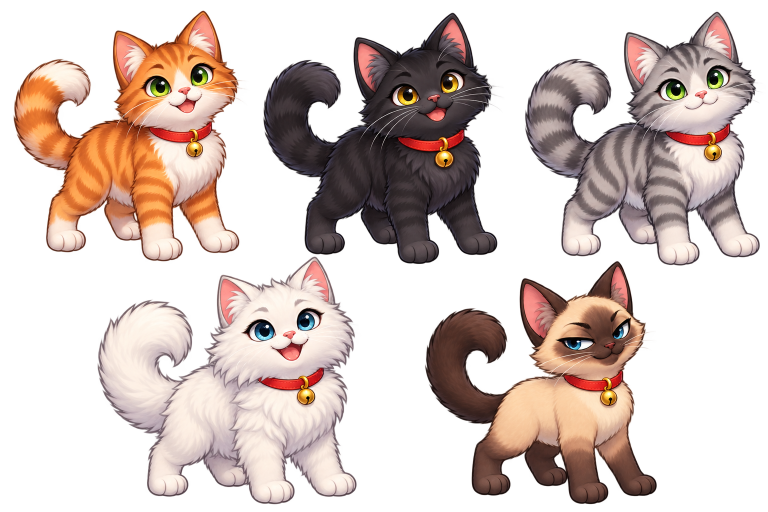
#> input picture Базовые коты.png, 1536 x 1024 px (shown at 1/2 size)
$ python slice_assets.py
#> lines starting #> are read from the running program, lines starting #| are printed output that depends on the picture; after the words box and inside, x2 and y2 are one past the last pixel; in counts of white or black regions, pixels touching at a corner belong together
"""Cut the supplied transparent sprite sheets into lossless, padded PNG files.

Run from the project root: python tools/slice_assets.py
Requires Pillow and NumPy. Room backgrounds and the finale are copied unchanged.
"""

from __future__ import annotations

from dataclasses import dataclass
from pathlib import Path
from shutil import copyfile

import numpy as np
from PIL import Image

ROOT = Path(__file__).resolve().parents[1]
ASSETS = ROOT / "public" / "assets"


@dataclass
class Component:
    x0: int
    y0: int
    x1: int
    y1: int
    pixels: int

    def absorb(self, other: "Component") -> None:
        self.x0 = min(self.x0, other.x0)
        self.y0 = min(self.y0, other.y0)
        self.x1 = max(self.x1, other.x1)
        self.y1 = max(self.y1, other.y1)
        self.pixels += other.pixels


def connected_components(mask: np.ndarray) -> tuple[list[tuple[int, Component]], np.ndarray]:
    """Label 8-connected alpha runs without looping through every pixel in Python."""
    parent: list[int] = []
    bounds: list[Component] = []
    previous: list[tuple[int, int, int]] = []
    runs: list[tuple[int, int, int, int]] = []

    def find(index: int) -> int:
        while parent[index] != index:
            parent[index] = parent[parent[index]]
            index = parent[index]
        return index

    def union(a: int, b: int) -> None:
        a, b = find(a), find(b)
        if a != b:
            parent[b] = a
            bounds[a].absorb(bounds[b])

    for y, row in enumerate(mask):
        padded = np.pad(row.astype(np.int8), (1, 1))
        starts = np.flatnonzero(np.diff(padded) == 1)
        ends = np.flatnonzero(np.diff(padded) == -1)
        current: list[tuple[int, int, int]] = []
        prev_index = 0
        for x0, x1 in zip(starts.tolist(), ends.tolist()):
            index = len(parent)
            parent.append(index)
            bounds.append(Component(x0, y, x1, y + 1, x1 - x0))
            while prev_index < len(previous) and previous[prev_index][1] < x0 - 1:
                prev_index += 1
            cursor = prev_index
            while cursor < len(previous) and previous[cursor][0] <= x1:
                union(index, previous[cursor][2])
                cursor += 1
            current.append((x0, x1, index))
            runs.append((y, x0, x1, index))
        previous = current

    labels = np.zeros(mask.shape, dtype=np.int32)
    for y, x0, x1, index in runs:
        labels[y, x0:x1] = find(index) + 1
    return [(i + 1, bounds[i]) for i in range(len(parent)) if find(i) == i], labels


# Row shapes describe visual placement in each supplied sheet. Disconnected
# sparkles, holograms and wisps are joined to the nearest main illustration.
SHEETS: list[tuple[str, str, tuple[int, ...]]] = [
    ("Базовые коты.png", "cats/basic", (3, 2)),
    ("Базовые коты спят.png", "cats/basic/sleep", (3, 2)),
    ("Редкие коты.png", "cats/rare", (3, 2)),
    ("Редкие коты спят.png", "cats/rare/sleep", (3, 2)),
    ("Особые коты.png", "cats/special", (3, 2)),
    ("Особые коты спят.png", "cats/special/sleep", (3, 2)),
    ("Супер коты спят.png", "cats/superhero/sleep", (3, 2)),
    ("ИИ коты.png", "cats/ai", (3, 2)),
    ("ИИ коты спят.png", "cats/ai/sleep", (3, 2)),
    ("Корм.png", "food", (2, 2)),
    ("Ресурсы и награды.png", "resources", (3, 2)),
    ("Интерфейсные игровые значки.png", "ui", (3, 2)),
    ("Дверь.png", "ui/door", (1,)),
]

UPGRADE_ROWS = [
    ((3, 2), (3, 2)),
    ((2, 3), (2, 2, 1)),
    ((2, 3), (2, 3)),
    ((3, 2), (2, 3)),
    ((3, 2), (2, 3)),
]
for room_number, (basic_rows, advanced_rows) in enumerate(UPGRADE_ROWS, 1):
    SHEETS.extend([
        (f"Базовые улучшения {room_number}.png", f"upgrades/room-{room_number}/basic", basic_rows),
        (f"Продвинутые улучшения {room_number}.png", f"upgrades/room-{room_number}/advanced", advanced_rows),
    ])


def ordered_main(found: list[tuple[int, Component]], rows: tuple[int, ...]) -> list[tuple[int, Component]]:
    expected = sum(rows)
    main = sorted(found, key=lambda item: item[1].pixels, reverse=True)[:expected]
    if len(main) != expected or main[-1][1].pixels < 5000:
        raise ValueError(f"Expected {expected} sizeable objects, found {len(main)}")
    main.sort(key=lambda item: (item[1].y0 + item[1].y1) / 2)
    ordered: list[tuple[int, Component]] = []
    cursor = 0
    for count in rows:
        ordered.extend(sorted(main[cursor:cursor + count], key=lambda item: item[1].x0))
        cursor += count
    return ordered


def distance_to_box(piece: Component, box: Component) -> int:
    dx = max(box.x0 - piece.x1, piece.x0 - box.x1, 0)
    dy = max(box.y0 - piece.y1, piece.y0 - box.y1, 0)
    return dx * dx + dy * dy


def save_object(image: Image.Image, labels: np.ndarray, ids: list[int], box: Component, target: Path, number: int, padding: int) -> None:
    left = max(0, box.x0 - padding)
    top = max(0, box.y0 - padding)
    right = min(image.width, box.x1 + padding)
    bottom = min(image.height, box.y1 + padding)
    pixels = np.array(image.crop((left, top, right, bottom)))
    object_mask = np.isin(labels[top:bottom, left:right], ids)
    # Retain source antialiasing just outside the alpha threshold.
    for _ in range(8):
        grown = object_mask.copy()
        grown[1:] |= object_mask[:-1]
        grown[:-1] |= object_mask[1:]
        grown[:, 1:] |= object_mask[:, :-1]
        grown[:, :-1] |= object_mask[:, 1:]
        object_mask = grown
    pixels[~object_mask] = 0
    result = Image.new("RGBA", (right - left + padding * 2, bottom - top + padding * 2))
    result.paste(Image.fromarray(pixels, "RGBA"), (padding, padding))
    result.save(target / f"{number:02d}.png", optimize=True)


def clear_numbered(target: Path) -> None:
    target.mkdir(parents=True, exist_ok=True)
    for old in target.glob("*.png"):
        if old.stem.isdecimal():
            old.unlink()


def slice_sheet(source: Path, target: Path, rows: tuple[int, ...], padding: int = 12) -> None:
#> called with rows = (3, 2), padding = 12
    image = Image.open(source).convert("RGBA")
#> image is the input picture: PIL image 1536x1024 RGBA; mean R, G, B, A 122.7, 97.1, 89.1, 115.6
    found, labels = connected_components(np.asarray(image.getchannel("A")) >= 8)
#> the loop in connected_components, `for y, row in enumerate(mask):` made 1024 passes
#> (starts, ends) on passes 24 to 26: ([400, 1431], [412, 1437]), ([399, 1429], [413, 1438]), ([398, 902, 1428], [414, 908, 1439])
#> the loop in connected_components, `for y, x0, x1, index in runs:` made 4954 passes
#> (y, x0, x1) on passes 1 to 3: (20, 406, 407), (21, 404, 409), (22, 402, 411)
#> after the loop in connected_components, `for y, x0, x1, index in runs:`:
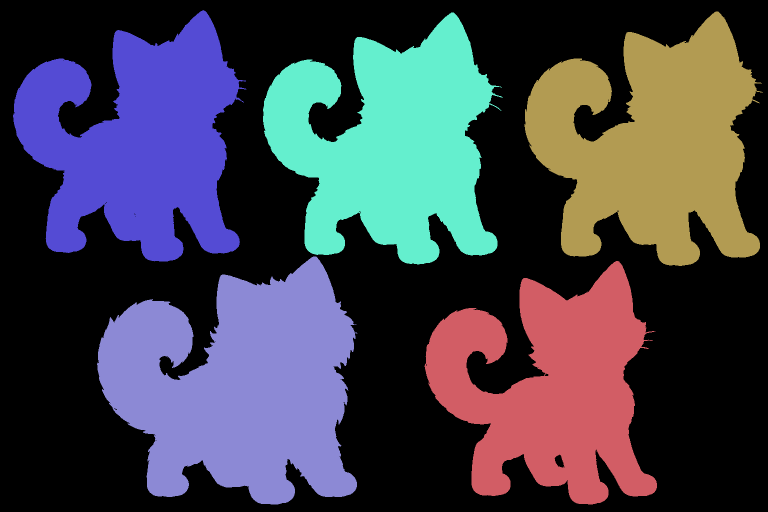
#> labels: shape (1024, 1536) int32 (shown at 1/2 size); 6 distinct labels, from 0 to 4954; one colour per label, 0 black
    ordered = ordered_main(found, rows)
    owners = {label: [label] for label, _ in ordered}
    boxes = {label: Component(c.x0, c.y0, c.x1, c.y1, c.pixels) for label, c in ordered}
    selected = set(owners)
    for label, piece in found:
        if label in selected or piece.pixels < 100:
            continue
        owner = min(ordered, key=lambda item: (distance_to_box(piece, item[1]), -item[1].pixels))[0]
        owners[owner].append(label)
        boxes[owner].absorb(piece)
#> this loop made 5 passes
#> label on passes 1 to 5: 2920, 2947, 2959, 4953, 4954
    clear_numbered(target)
    for number, (label, _) in enumerate(ordered, 1):
        save_object(image, labels, owners[label], boxes[label], target, number, padding)
#> this loop made 5 passes
#> pass 1, in save_object, `pixels = np.array(image.crop((left, top, right, bottom)))`:
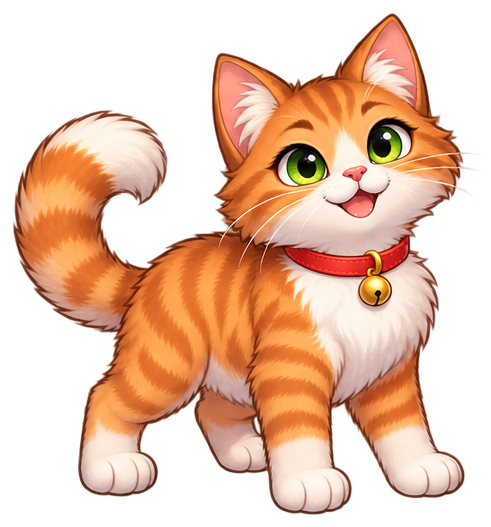
#> pixels: shape (527, 491, 4); mean R, G, B, A 182.5, 122.6, 89.8, 133.7; transparent parts drawn white
#> pass 1, in save_object, `object_mask = np.isin(labels[top:bottom, left:right], ids)`:
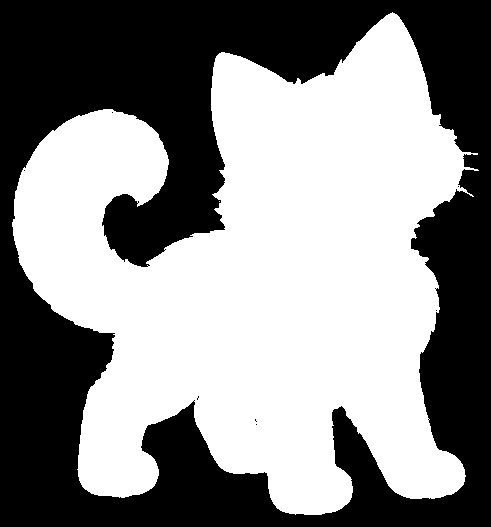
#> object_mask: shape (527, 491) bool; 54.2% white; 8 black regions (7 under 20 px), largest, box (x1, y1, x2, y2) and area: (0, 0, 491, 527) 118583
#> pass 1, in save_object, `result.save(target / f"{number:02d}.png", optimize=True)`:
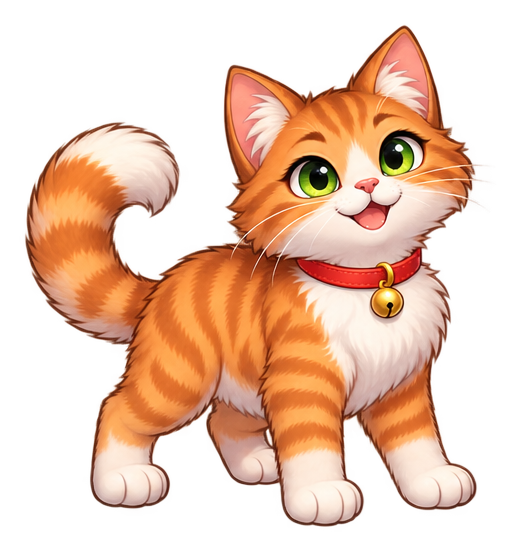
#> saved as 01.png: PIL image 515x551 RGBA; mean R, G, B, A 117.7, 79.6, 57.4, 121.9; transparent parts drawn white
    print(f"{source.name}: {len(ordered)} objects -> {target.relative_to(ASSETS)}")
#| Базовые коты.png: 5 objects -> cats/basic


def slice_super_cats(source: Path, target: Path, padding: int = 12) -> None:
    """The first three hero cats touch; split their known sheet cells."""
    image = Image.open(source).convert("RGBA")
    found, labels = connected_components(np.asarray(image.getchannel("A")) >= 8)
    major = sorted((item for item in found if item[1].pixels > 5000), key=lambda item: item[1].y0)
    top = sorted((item for item in major if item[1].y0 < 100), key=lambda item: item[1].x0)
    bottom = sorted((item for item in major if item[1].y0 >= 100), key=lambda item: item[1].x0)
    if len(top) != 2 or len(bottom) != 2:
        raise ValueError("Unexpected superhero sheet layout")
    x = np.arange(image.width)[None, :]
    masks = [
        labels == top[0][0],
        (labels == top[1][0]) & (x < 975),
        (labels == top[1][0]) & (x >= 990),
        labels == bottom[0][0],
        labels == bottom[1][0],
    ]
    clear_numbered(target)
    for number, raw_mask in enumerate(masks, 1):
        mask = raw_mask.copy()
        for _ in range(8):
            grown = mask.copy()
            grown[1:] |= mask[:-1]
            grown[:-1] |= mask[1:]
            grown[:, 1:] |= mask[:, :-1]
            grown[:, :-1] |= mask[:, 1:]
            mask = grown
        pixels = np.array(image)
        pixels[~mask] = 0
        cropped = Image.fromarray(pixels, "RGBA")
        bbox = cropped.getchannel("A").getbbox()
        if bbox is None:
            raise ValueError(f"Empty superhero cell {number}")
        result = Image.new("RGBA", (bbox[2] - bbox[0] + padding * 2, bbox[3] - bbox[1] + padding * 2))
        result.paste(cropped.crop(bbox), (padding, padding))
        result.save(target / f"{number:02d}.png", optimize=True)
    print(f"{source.name}: 5 objects -> {target.relative_to(ASSETS)}")


def main() -> None:
    for filename, folder, rows in SHEETS:
        slice_sheet(ROOT / filename, ASSETS / folder, rows)
#> pass 2 of the loop in main, `for filename, folder, rows in SHEETS:`:
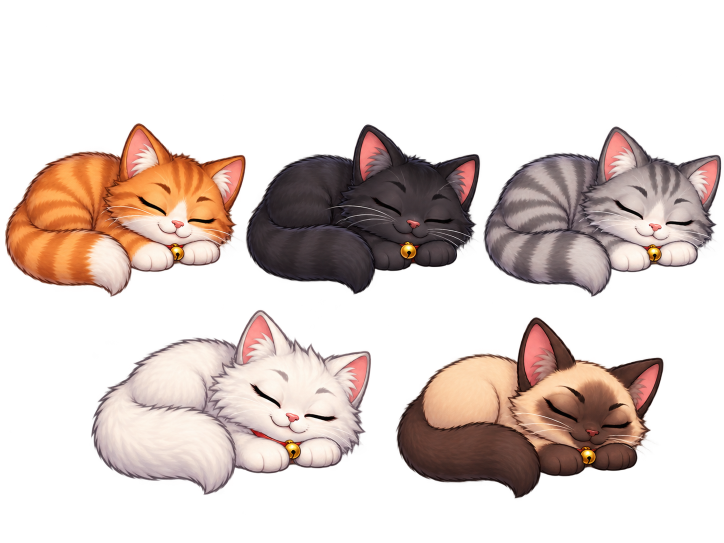
#> input picture Базовые коты спят.png, 1448 x 1086 px (shown at 1/2 size)
#> in slice_sheet, image is the input picture: PIL image 1448x1086 RGBA; mean R, G, B, A 62, 48.4, 43.4, 90.7
#> the loop in connected_components (call 2), `for y, x0, x1, index in runs:` made 2363 passes
#> (y, x0, x1) on passes 1 to 3: (246, 274, 281), (247, 272, 283), (247, 738, 740)
#> after the loop in connected_components (call 2), `for y, x0, x1, index in runs:`:
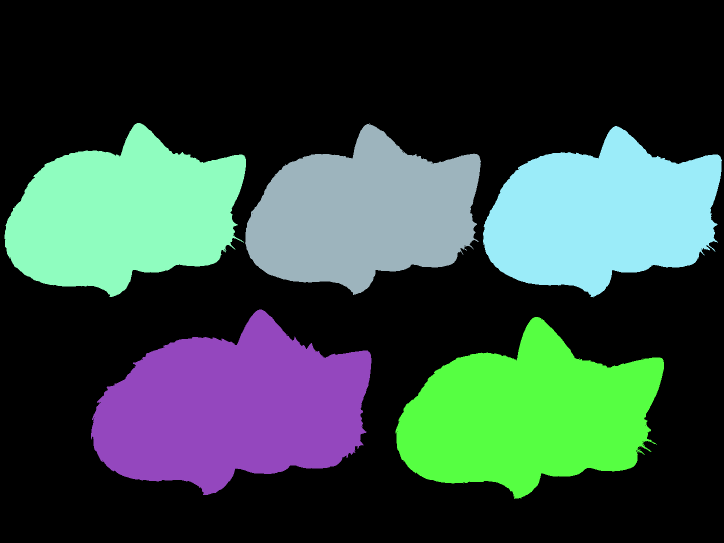
#> labels: shape (1086, 1448) int32 (shown at 1/2 size); 8 distinct labels, from 0 to 2363; one colour per label, 0 black
#> the loop in slice_sheet (call 2), `for label, piece in found:` made 7 passes
#> label on passes 1 to 7: 1325, 1333, 1335, 1536, 2053, 2353, 2363
#> the loop in slice_sheet (call 2), `for number, (label, _) in enumerate(ordered, 1):` made 5 passes
#> pass 1, in save_object (call 6), `result.save(target / f"{number:02d}.png", optimize=True)`:
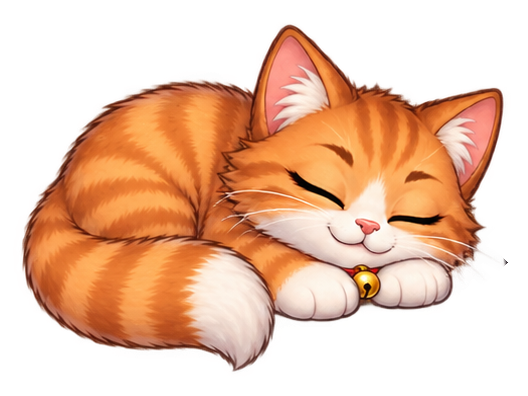
#> saved as 01.png: PIL image 528x396 RGBA; mean R, G, B, A 117.8, 74, 48.6, 128.5; transparent parts drawn white
#| Базовые коты спят.png: 5 objects -> cats/basic/sleep
#> pass 3 of the loop in main, `for filename, folder, rows in SHEETS:`:
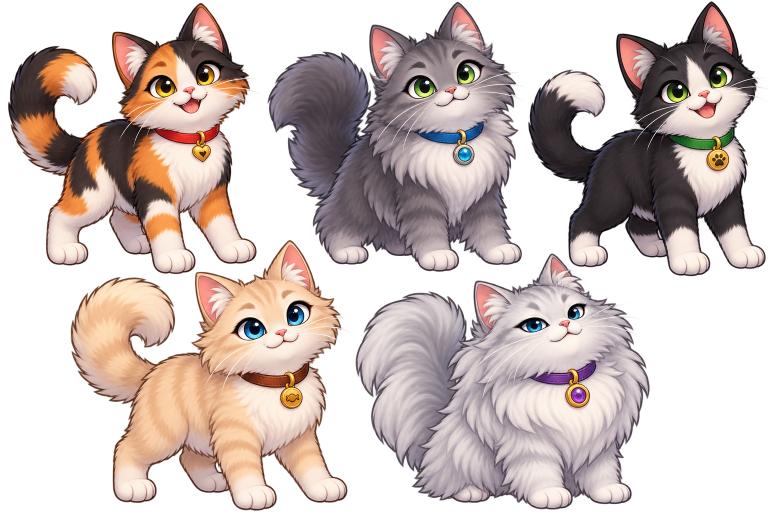
#> input picture Редкие коты.png, 1536 x 1024 px (shown at 1/2 size)
#> in slice_sheet, image is the input picture: PIL image 1536x1024 RGBA; mean R, G, B, A 137.8, 116.9, 111.6, 143.8
#> the loop in connected_components (call 3), `for y, x0, x1, index in runs:` made 5100 passes
#> (y, x0, x1) on passes 1 to 3: (1, 915, 916), (2, 1421, 1425), (3, 913, 917)
#> after the loop in connected_components (call 3), `for y, x0, x1, index in runs:`:
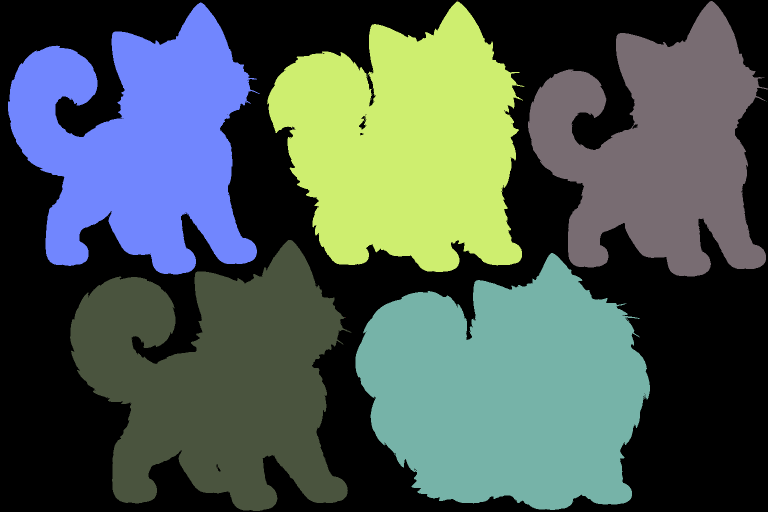
#> labels: shape (1024, 1536) int32 (shown at 1/2 size); 13 distinct labels, from 0 to 5100; one colour per label, 0 black
#> the loop in slice_sheet (call 3), `for label, piece in found:` made 12 passes
#> label on passes 1 to 8: 1, 735, 923, 1137, 1542, 3206, 3230, 3258
#> the loop in slice_sheet (call 3), `for number, (label, _) in enumerate(ordered, 1):` made 5 passes
#> label on passes 1 to 5: 3230, 3206, 3258, 5100, 5097
#> pass 1, in save_object (call 11), `result.save(target / f"{number:02d}.png", optimize=True)`:
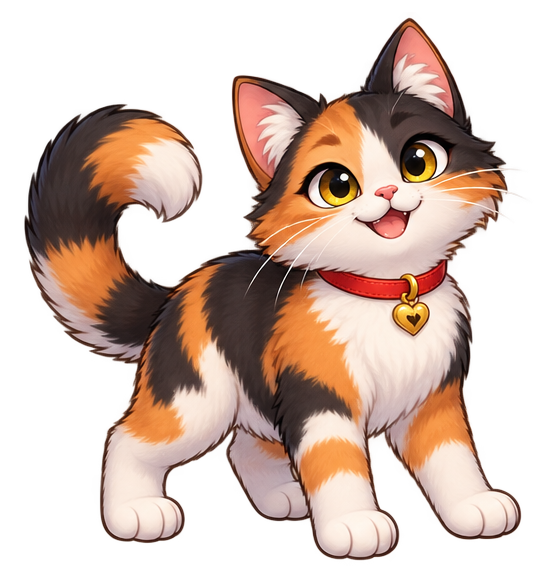
#> saved as 01.png: PIL image 552x585 RGBA; mean R, G, B, A 95.7, 73.2, 62.2, 125.6; transparent parts drawn white
#| Редкие коты.png: 5 objects -> cats/rare
#> the loop made 7 passes; the first 3 are shown
    slice_super_cats(ROOT / "Супер коты.png", ASSETS / "cats/superhero")
    backgrounds = ASSETS / "backgrounds"
    backgrounds.mkdir(parents=True, exist_ok=True)
    for number in range(1, 6):
        copyfile(ROOT / f"Фон {number}.png", backgrounds / f"room-{number}-day.png")
        copyfile(ROOT / f"Фон {number} ночь.png", backgrounds / f"room-{number}-night.png")
        copyfile(ROOT / f"Фон match-3 {number}.png", backgrounds / f"match3-room-{number}.png")
    copyfile(ROOT / "Финал.png", ASSETS / "ui/final.png")
    # Remove only obsolete outputs from the first version of the slicer.
    for folder_name in ("upgrades/basic", "upgrades/advanced"):
        folder = ASSETS / folder_name
        for old in folder.glob("[0-9][0-9].png"):
            old.unlink()
        if folder.exists() and not any(folder.iterdir()):
            folder.rmdir()
    for number in range(1, 4):
        (backgrounds / f"room-{number}.png").unlink(missing_ok=True)
    print("Room and match-3 backgrounds plus finale copied unchanged.")


if __name__ == "__main__":
#> (the run stopped early here; a loop or call above may not have finished)
